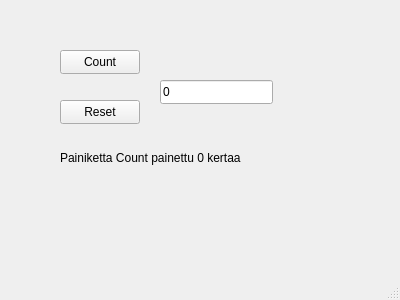
<?xml version="1.0" encoding="UTF-8"?>
<ui version="4.0">
 <class>MainWindow</class>
 <widget class="QMainWindow" name="MainWindow">
  <property name="geometry">
   <rect>
    <x>0</x>
    <y>0</y>
    <width>400</width>
    <height>300</height>
   </rect>
  </property>
  <property name="windowTitle">
   <string>MainWindow</string>
  </property>
  <widget class="QWidget" name="centralwidget">
   <widget class="QPushButton" name="btnCount">
    <property name="geometry">
     <rect>
      <x>60</x>
      <y>50</y>
      <width>80</width>
      <height>24</height>
     </rect>
    </property>
    <property name="text">
     <string>Count</string>
    </property>
   </widget>
   <widget class="QPushButton" name="btnReset">
    <property name="geometry">
     <rect>
      <x>60</x>
      <y>100</y>
      <width>80</width>
      <height>24</height>
     </rect>
    </property>
    <property name="text">
     <string>Reset</string>
    </property>
   </widget>
   <widget class="QLineEdit" name="txtResult">
    <property name="geometry">
     <rect>
      <x>160</x>
      <y>80</y>
      <width>113</width>
      <height>24</height>
     </rect>
    </property>
    <property name="text">
     <string>0</string>
    </property>
   </widget>
   <widget class="QLabel" name="labelInfo">
    <property name="geometry">
     <rect>
      <x>60</x>
      <y>150</y>
      <width>211</width>
      <height>16</height>
     </rect>
    </property>
    <property name="text">
     <string>Painiketta Count painettu 0 kertaa</string>
    </property>
   </widget>
  </widget>
  <widget class="QMenuBar" name="menubar">
   <property name="geometry">
    <rect>
     <x>0</x>
     <y>0</y>
     <width>400</width>
     <height>21</height>
    </rect>
   </property>
  </widget>
  <widget class="QStatusBar" name="statusbar"/>
 </widget>
 <resources/>
 <connections/>
</ui>
